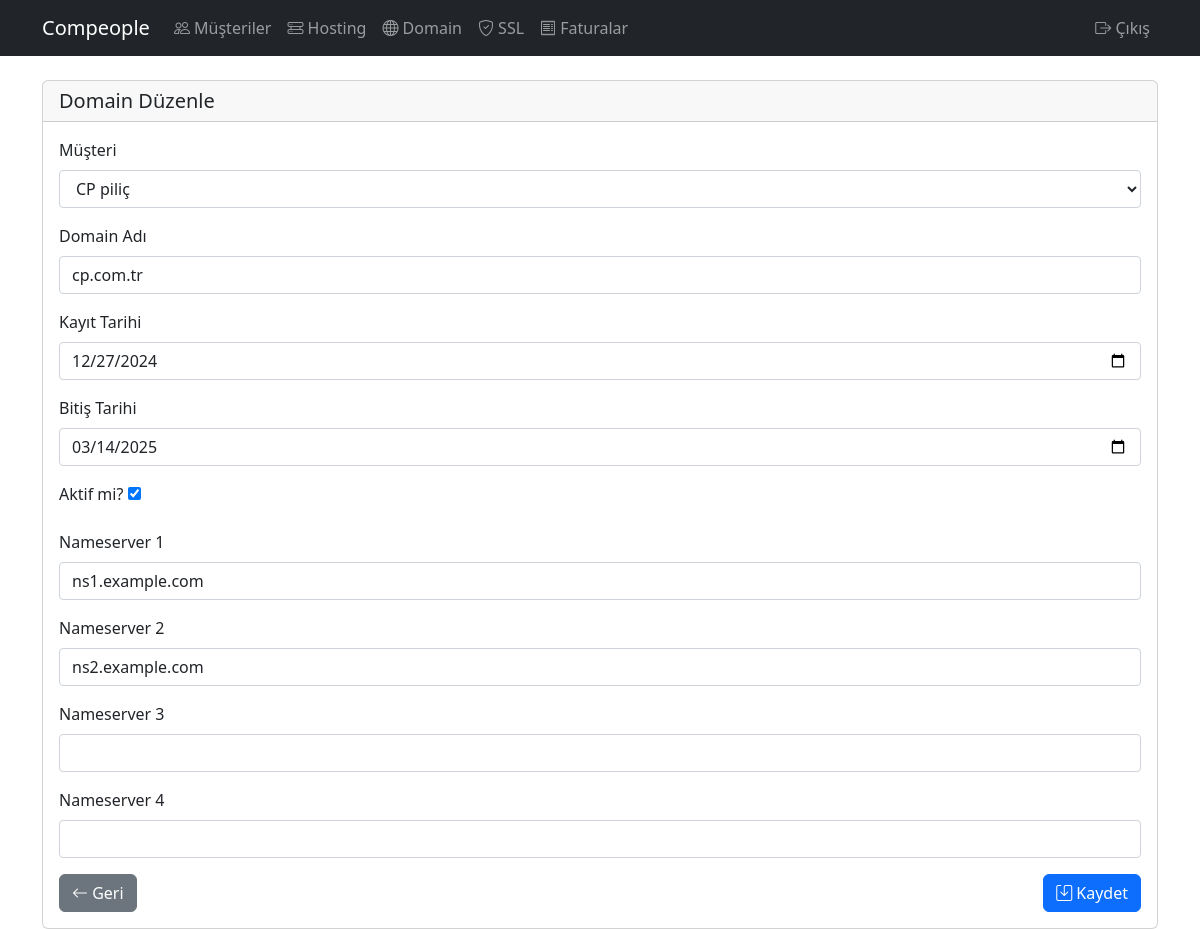
Page /domains/1/edit/ (signed in) on the committed database.
### customers/models.py (models this page shows, shortened)
class Domain(models.Model):
    customer = models.ForeignKey(Customer, on_delete=models.CASCADE, verbose_name='Müşteri')
    name = models.CharField(max_length=200, verbose_name='Domain Adı')
    registration_date = models.DateField(verbose_name='Kayıt Tarihi')
    expiration_date = models.DateField(verbose_name='Bitiş Tarihi')
    is_active = models.BooleanField(default=True, verbose_name='Aktif mi?')
    nameserver1 = models.CharField(max_length=200, verbose_name='Nameserver 1')
    nameserver2 = models.CharField(max_length=200, verbose_name='Nameserver 2')
    nameserver3 = models.CharField(max_length=200, blank=True, null=True, verbose_name='Nameserver 3')
    nameserver4 = models.CharField(max_length=200, blank=True, null=True, verbose_name='Nameserver 4')
    class Meta:
        verbose_name = 'Domain'
        verbose_name_plural = 'Domainler'

### customers/views.py (the view)
# urls.py: path('domains/<int:pk>/edit/', views.domain_edit, name='domain-edit'),
@login_required
def domain_edit(request, pk):
    domain = get_object_or_404(Domain, pk=pk)
    if request.method == 'POST':
        form = DomainForm(request.POST, instance=domain)
        if form.is_valid():
            form.save()
            messages.success(request, 'Domain başarıyla güncellendi.')
            return redirect('customers:domain-detail', pk=pk)
    else:
        form = DomainForm(instance=domain)
    return render(request, 'customers/domain_form.html', {'form': form, 'title': 'Domain Düzenle'})

### customers/forms.py
class DomainForm(forms.ModelForm):
    class Meta:
        model = Domain
        fields = ['customer', 'name', 'registration_date', 'expiration_date', 'is_active', 'nameserver1', 'nameserver2', 'nameserver3', 'nameserver4']
        widgets = {
            'registration_date': forms.DateInput(attrs={'type': 'date'}),
            'expiration_date': forms.DateInput(attrs={'type': 'date'}),
        }

### customers/models.py (called while the page is built)
    def __str__(self):
        return self.company_name

### customers/templates/customers/domain_form.html (shortened to what this page needs)
{% extends 'customers/base.html' %}
{% block content %}
<div class="card">
    <div class="card-header">
        <h5 class="card-title mb-0">{% if form.instance.pk %}Domain Düzenle{% else %}Yeni Domain{% endif %}</h5>
    </div>
    <div class="card-body">
        <form method="post" novalidate>
            {% for field in form %}
            <div class="mb-3">
                <label for="{{ field.id_for_label }}" class="form-label">{{ field.label }}</label>
                {{ field }}
            </div>
            {% endfor %}
            <div class="d-flex justify-content-between">
                <a href="{% url 'customers:domain-list' %}" class="btn btn-secondary">
                    <i class="bi bi-arrow-left"></i> Geri
                </a>
                <button type="submit" class="btn btn-primary">
                    <i class="bi bi-save"></i> Kaydet
                </button>
            </div>
        </form>
    </div>
</div>
{% endblock %}

### customers/templates/customers/domain_form.html (style rules this page uses)
input[type="text"], input[type="date"], select, textarea { display: block; width: 100%; padding: 0.375rem 0.75rem; font-size: 1rem; font-weight: 400; line-height: 1.5; color: #212529; background-color: #fff; background-clip: padding-box; border: 1px solid #ced4da; border-radius: 0.25rem; transition: border-color .15s ease-in-out,box-shadow .15s ease-in-out; }

### rows in the picture
Domain: form "CP piliç" "cp.com.tr" "12/27/2024" "03/14/2025" "☑" "ns1.example.com" "ns2.example.com"

### other values in the picture
{{ field.label }} "Müşteri" "Domain Adı" "Kayıt Tarihi" "Bitiş Tarihi" "Aktif mi?" "Nameserver 1" "Nameserver 2" "Nameserver 3" "Nameserver 4"
